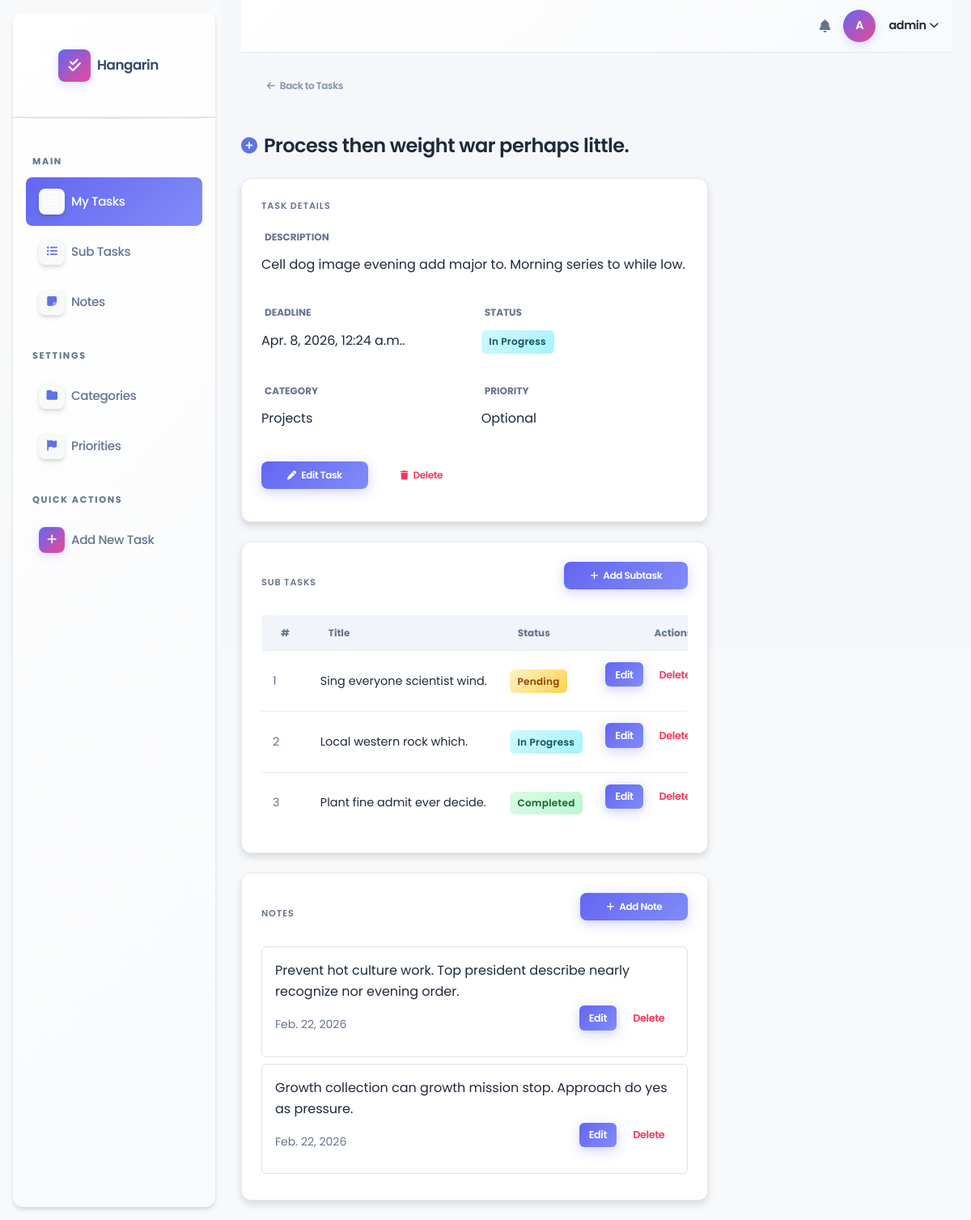
Page /tasks/100/ (signed in) on the committed database.
### taskmanager/models.py (models this page shows, shortened)
class BaseModel(models.Model):
    created_at = models.DateTimeField(auto_now_add=True)
    updated_at = models.DateTimeField(auto_now=True)
    class Meta:
        abstract = True

class Task(BaseModel):
    STATUS_CHOICES = [
        ("Pending", "Pending"),
        ("In Progress", "In Progress"),
        ("Completed", "Completed"),
    ]
    title = models.CharField(max_length=255)
    description = models.TextField()
    status = models.CharField(
        max_length=50,
        choices=STATUS_CHOICES,
        default="Pending"
    )
    deadline = models.DateTimeField()
    priority = models.ForeignKey(Priority, on_delete=models.CASCADE)
    category = models.ForeignKey(Category, on_delete=models.CASCADE)

class Category(models.Model):
    name = models.CharField(max_length=100)
    class Meta:
        verbose_name = "Category"
        verbose_name_plural = "Categories"

class Priority(models.Model):
    name = models.CharField(max_length=100)
    class Meta:
        verbose_name = "Priority"
        verbose_name_plural = "Priorities"

class SubTask(BaseModel):
    STATUS_CHOICES = [
        ("Pending", "Pending"),
        ("In Progress", "In Progress"),
        ("Completed", "Completed"),
    ]
    task = models.ForeignKey(Task, on_delete=models.CASCADE)
    title = models.CharField(max_length=255)
    status = models.CharField(
        max_length=50,
        choices=STATUS_CHOICES,
        default="Pending"
    )

class Note(BaseModel):
    task = models.ForeignKey(Task, on_delete=models.CASCADE)
    content = models.TextField()

### taskmanager/views.py (the view)
# urls.py: path('tasks/<int:pk>/', views.TaskDetailView.as_view(), name='task-detail'),
class TaskDetailView(LoginRequiredMixin, DetailView):
    model = Task
    template_name = 'task_detail.html'
    context_object_name = 'task'
    def get_context_data(self, **kwargs):
        context = super().get_context_data(**kwargs)
        context['subtasks'] = SubTask.objects.filter(task=self.object)
        context['notes'] = Note.objects.filter(task=self.object)
        return context

### templates/task_detail.html (shortened to what this page needs)
{% extends 'base.html' %}
{% load static %}
{% block nav_tasks %}active{% endblock %}
{% block content %}
<div class="d-flex align-items-center gap-3 mb-4">
  <a href="{% url 'task-list' %}" class="btn btn-outline-secondary btn-sm" style="border-radius:0.5rem;">
    <i class="fas fa-arrow-left me-1"></i> Back to Tasks
  </a>
</div>
<div class="d-flex align-items-center gap-2 mb-4">
  <i class="fas fa-plus-circle text-primary" style="font-size:1.25rem;"></i>
  <h4 class="mb-0 fw-bold">{{ task.title }}</h4>
</div>
<div class="row g-4">
  <div class="col-md-8">
    <div class="card shadow-sm mb-4">
      <div class="card-body">
        <h6 class="fw-bold text-uppercase text-muted mb-3" style="font-size:0.7rem;letter-spacing:0.08em;">Task Details</h6>
        <div class="row g-3">
          <div class="col-12">
            <label class="text-muted fw-semibold" style="font-size:0.75rem;">DESCRIPTION</label>
            <p class="mt-1">{{ task.description }}</p>
          </div>
          <div class="col-md-6">
            <label class="text-muted fw-semibold" style="font-size:0.75rem;">DEADLINE</label>
            <p class="mt-1 fw-semibold">{{ task.deadline|date:"M. j, Y, g:i a." }}</p>
          </div>
          <div class="col-md-6">
            <label class="text-muted fw-semibold" style="font-size:0.75rem;">STATUS</label>
            <p class="mt-1">
              {% if task.status == "Pending" %}
                <span class="badge-status badge-pending">Pending</span>
              {% elif task.status == "In Progress" %}
                <span class="badge-status badge-inprogress">In Progress</span>
              {% else %}
                <span class="badge-status badge-completed">Completed</span>
              {% endif %}
            </p>
          </div>
          <div class="col-md-6">
            <label class="text-muted fw-semibold" style="font-size:0.75rem;">CATEGORY</label>
            <p class="mt-1">{{ task.category.name }}</p>
          </div>
          <div class="col-md-6">
            <label class="text-muted fw-semibold" style="font-size:0.75rem;">PRIORITY</label>
            <p class="mt-1">{{ task.priority.name }}</p>
          </div>
        </div>
        <div class="d-flex gap-2 mt-4">
          <a href="{% url 'task-edit' task.pk %}" class="btn btn-primary btn-sm" style="border-radius:0.5rem;">
            <i class="fas fa-pen me-1"></i> Edit Task
          </a>
          <a href="{% url 'task-delete' task.pk %}" class="btn btn-outline-danger btn-sm" style="border-radius:0.5rem;">
            <i class="fas fa-trash me-1"></i> Delete
          </a>
        </div>
      </div>
    </div>
    <div class="card shadow-sm mb-4">
      <div class="card-body">
        <div class="d-flex justify-content-between align-items-center mb-3">
          <h6 class="fw-bold text-uppercase text-muted mb-0" style="font-size:0.7rem;letter-spacing:0.08em;">Sub Tasks</h6>
          <a href="{% url 'subtask-add' %}?task={{ task.pk }}" class="btn btn-primary btn-sm" style="border-radius:0.5rem;font-size:0.75rem;">
            <i class="fas fa-plus me-1"></i> Add Subtask
          </a>
        </div>
        {% if subtasks %}
        <div class="table-responsive">
          <table class="table table-hover align-middle mb-0">
            <thead class="bg-light">
              <tr>
                <th>#</th>
                <th>Title</th>
                <th>Status</th>
                <th class="text-end">Actions</th>
              </tr>
            </thead>
            <tbody>
              {% for sub in subtasks %}
              <tr>
                <td class="text-muted">{{ forloop.counter }}</td>
                <td>{{ sub.title }}</td>
                <td>
                  {% if sub.status == "Pending" %}
                    <span class="badge-status badge-pending">Pending</span>
                  {% elif sub.status == "In Progress" %}
                    <span class="badge-status badge-inprogress">In Progress</span>
                  {% else %}
                    <span class="badge-status badge-completed">Completed</span>
                  {% endif %}
                </td>
                <td class="text-end">
                  <a href="{% url 'subtask-edit' sub.pk %}" class="btn btn-primary btn-action me-1">Edit</a>
                  <a href="{% url 'subtask-delete' sub.pk %}" class="btn btn-outline-danger btn-action">Delete</a>
                </td>
              </tr>
              {% endfor %}
            </tbody>
          </table>
        </div>
        {% else %}
        <p class="text-muted text-center py-3 mb-0">No subtasks yet.</p>
        {% endif %}
      </div>
    </div>
    <div class="card shadow-sm">
      <div class="card-body">
        <div class="d-flex justify-content-between align-items-center mb-3">
          <h6 class="fw-bold text-uppercase text-muted mb-0" style="font-size:0.7rem;letter-spacing:0.08em;">Notes</h6>
          <a href="{% url 'note-add' %}?task={{ task.pk }}" class="btn btn-primary btn-sm" style="border-radius:0.5rem;font-size:0.75rem;">
            <i class="fas fa-plus me-1"></i> Add Note
          </a>
        </div>
        {% if notes %}
        {% for note in notes %}
        <div class="border rounded p-3 mb-2">
          <p class="mb-1">{{ note.content }}</p>
          <div class="d-flex justify-content-between align-items-center">
            <small class="text-muted">{{ note.created_at|date:"M. j, Y" }}</small>
            <div>
              <a href="{% url 'note-edit' note.pk %}" class="btn btn-primary btn-action me-1">Edit</a>
              <a href="{% url 'note-delete' note.pk %}" class="btn btn-outline-danger btn-action">Delete</a>
            </div>
          </div>
        </div>
        {% endfor %}
        {% else %}
        <p class="text-muted text-center py-3 mb-0">No notes yet.</p>
        {% endif %}
      </div>
    </div>
  </div>
</div>
{% endblock %}

### templates/base.html (shortened to what this page needs)
{% load static %}
{% load pwa %}
<!DOCTYPE html>
<html lang="en">
<head>
  <link rel="stylesheet" href="https://cdnjs.cloudflare.com/ajax/libs/font-awesome/6.5.0/css/all.min.css">
  <link rel="stylesheet" href="{% static 'css/argon-dashboard.min.css' %}"">
</head>
<body class="g-sidenav-show bg-gray-100">
<aside class="sidenav navbar navbar-vertical navbar-expand-xs border-0 border-radius-xl my-3 fixed-start ms-3 bg-white shadow" id="sidenav-main">
  <div class="sidenav-header d-flex align-items-center px-3 py-4">
    <a class="navbar-brand d-flex align-items-center" href="{% url 'home' %}">
      <div class="d-flex align-items-center justify-content-center me-2" style="width:40px;height:40px;background:linear-gradient(135deg,#6366f1,#ec4899);border-radius:8px;box-shadow:0 4px 12px rgba(99, 102, 241, 0.2);">
        <i class="fas fa-check-double text-white" style="font-size:1.1rem;"></i>
      </div>
      <span class="font-weight-bold text-dark" style="font-size:1.05rem;font-weight:700;letter-spacing:-0.5px;">Hangarin</span>
    </a>
  </div>
  <hr class="horizontal dark mt-0">
  <div class="collapse navbar-collapse w-auto" id="sidenav-collapse-main">
    <ul class="navbar-nav ps-2 pe-2">
      <li class="sidebar-section-label">Main</li>
      <li class="nav-item">
        <a class="nav-link d-flex align-items-center {% block nav_tasks %}{% endblock %}" href="{% url 'task-list' %}">
          <div class="d-flex align-items-center justify-content-center me-2 shadow"
               style="width:32px;height:32px;min-width:32px;background:#f8f9fa;border-radius:0.5rem;">
            <i class="fas fa-list-check text-primary" style="font-size:0.85rem;"></i>
          </div>
          <span class="nav-link-text">My Tasks</span>
        </a>
      </li>
      <li class="nav-item">
        <a class="nav-link d-flex align-items-center {% block nav_subtasks %}{% endblock %}" href="{% url 'subtask-list' %}">
          <div class="d-flex align-items-center justify-content-center me-2 border-radius-md shadow"
               style="width:32px;height:32px;min-width:32px;background:#f8f9fa;border-radius:0.5rem;">
            <i class="fas fa-list-ul text-primary" style="font-size:0.85rem;"></i>
          </div>
          <span class="nav-link-text">Sub Tasks</span>
        </a>
      </li>
      <li class="nav-item">
        <a class="nav-link d-flex align-items-center {% block nav_notes %}{% endblock %}" href="{% url 'note-list' %}">
          <div class="d-flex align-items-center justify-content-center me-2 border-radius-md shadow"
               style="width:32px;height:32px;min-width:32px;background:#f8f9fa;border-radius:0.5rem;">
            <i class="fas fa-note-sticky text-primary" style="font-size:0.85rem;"></i>
          </div>
          <span class="nav-link-text">Notes</span>
        </a>
      </li>
      <li class="sidebar-section-label">Settings</li>
      <li class="nav-item">
        <a class="nav-link d-flex align-items-center {% block nav_categories %}{% endblock %}" href="{% url 'category-list' %}">
          <div class="d-flex align-items-center justify-content-center me-2 border-radius-md shadow"
               style="width:32px;height:32px;min-width:32px;background:#f8f9fa;border-radius:0.5rem;">
            <i class="fas fa-folder text-primary" style="font-size:0.85rem;"></i>
          </div>
          <span class="nav-link-text">Categories</span>
        </a>
      </li>
      <li class="nav-item">
        <a class="nav-link d-flex align-items-center {% block nav_priorities %}{% endblock %}" href="{% url 'priority-list' %}">
          <div class="d-flex align-items-center justify-content-center me-2 border-radius-md shadow"
               style="width:32px;height:32px;min-width:32px;background:#f8f9fa;border-radius:0.5rem;">
            <i class="fas fa-flag text-primary" style="font-size:0.85rem;"></i>
          </div>
          <span class="nav-link-text">Priorities</span>
        </a>
      </li>
      <li class="sidebar-section-label">Quick Actions</li>
      <li class="nav-item mb-3">
        <a class="nav-link d-flex align-items-center" href="{% url 'task-add' %}">
          <div class="d-flex align-items-center justify-content-center me-2"
               style="width:32px;height:32px;min-width:32px;background:linear-gradient(135deg,#6366f1,#ec4899);border-radius:8px;box-shadow:0 4px 12px rgba(99, 102, 241, 0.2);">
            <i class="fas fa-plus text-white" style="font-size:0.85rem;"></i>
          </div>
          <span class="nav-link-text fw-semibold">Add New Task</span>
        </a>
      </li>
    </ul>
  </div>
</aside>
<main class="main-content position-relative max-height-vh-100 h-100 border-radius-lg">
  <nav class="navbar navbar-main navbar-expand-lg px-0 mx-4 shadow-none border-radius-xl" id="navbarBlur">
    <div class="container-fluid py-1 px-3 d-flex justify-content-between align-items-center">
      <div class="d-flex align-items-center gap-3">
        <i class="fas fa-bell text-secondary fs-6" style="cursor:pointer;transition:all 0.3s ease;" onmouseover="this.style.transform='scale(1.1)'" onmouseout="this.style.transform='scale(1)'"></i>
        <div class="d-flex align-items-center justify-content-center rounded-circle text-white fw-bold"
             style="width:40px;height:40px;background:linear-gradient(135deg,#6366f1,#ec4899);font-size:0.9rem;box-shadow:0 4px 12px rgba(99, 102, 241, 0.2);font-weight:700;">
          {{ request.user.username|first|upper }}
        </div>
        <div class="dropdown">
          <a href="#" class="d-flex align-items-center text-dark text-decoration-none dropdown-toggle" data-bs-toggle="dropdown" style="font-weight:600;">
            <span class="fw-semibold" style="font-size:0.9rem;color:#1e293b;">{{ request.user.username }}</span>
          </a>
        </div>
      </div>
    </div>
  </nav>
  <div class="container-fluid py-4 px-4">
    {% block content %}{% endblock %}
  </div>
</main>
</body>
</html>

### rows in the picture
Task: title "Process then weight war perhaps little.", description "Cell dog image evening add major to. Morning series to while low.", deadline "Apr. 8, 2026, 12:24 a.m..", category.name "Projects", priority.name "Optional"
SubTask: title "Sing everyone scientist wind.", status "Pending"
SubTask: title "Local western rock which.", status "In Progress"
SubTask: title "Plant fine admit ever decide.", status "Completed"
Note: content "Prevent hot culture work. Top president describe nearly recognize nor evening order.", created_at "Feb. 22, 2026"
Note: content "Growth collection can growth mission stop. Approach do yes as pressure.", created_at "Feb. 22, 2026"

### other values in the picture
{{ request.user.username|first|upper }} "A"
{{ request.user.username }} "admin"
